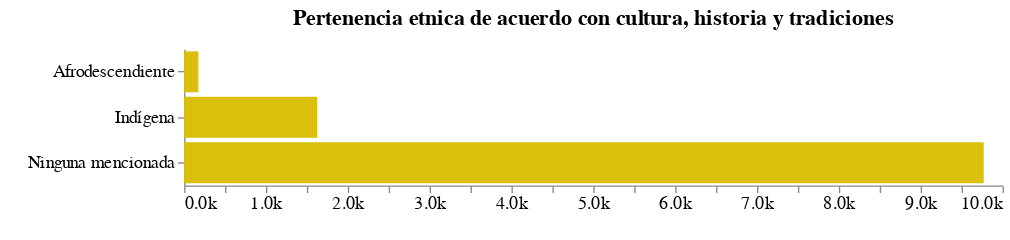

The cell this chart's notebook holds for it:
### Code cell
grafico_pertenencia_etnica

### Figure 1 — Vega-Lite specification as saved in the notebook (floating-point values rounded to 4 significant figures)
{"config": {"view": {"continuousWidth": 400, "continuousHeight": 300, "strokeWidth": 0}, "title": {"fontSize": 16, "offset": 15}}, "data": {"name": "data-3402696bda16e959bd5819a57efcb133"}, "mark": {"type": "bar", "color": "#DBBF0D"}, "encoding": {"tooltip": [{"field": "ID_PER", "title": "Informantes", "type": "quantitative"}], "x": {"axis": {"format": "1s", "grid": false, "labelFontSize": 13}, "field": "ID_PER", "title": " ", "type": "quantitative"}, "y": {"axis": {"grid": false, "labelFontSize": 13}, "field": "pertenencia_e", "title": " ", "type": "nominal"}}, "height": 100, "title": "Pertenencia etnica de acuerdo con cultura, historia y tradiciones", "width": 600, "$schema": "https://vega.github.io/schema/vega-lite/v4.17.0.json", "datasets": {"data-3402696bda16e959bd5819a57efcb133": [{"pertenencia_e": "Afrodescendiente", "ID_PER": 174}, {"pertenencia_e": "Indígena", "ID_PER": 1626}, {"pertenencia_e": "Ninguna mencionada", "ID_PER": 9770}]}}
